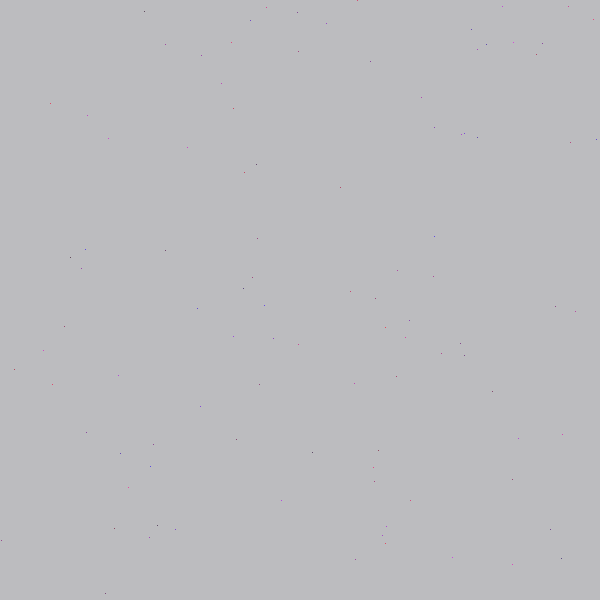
Frame 1 (no input)
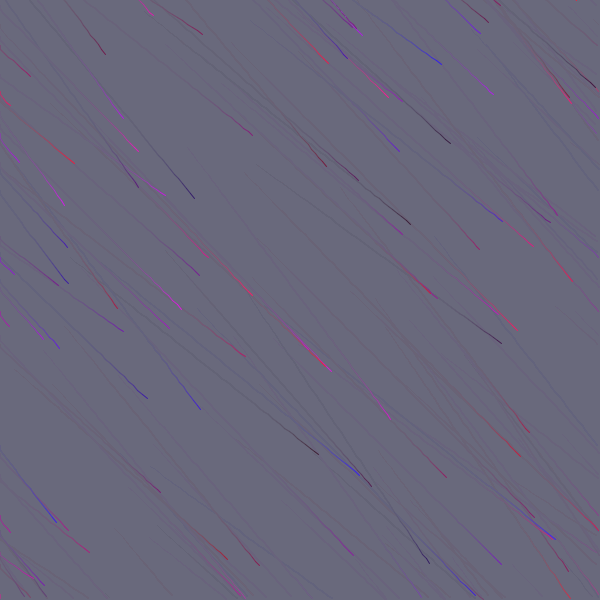
Frame 60 (the mouse pressed at the canvas centre just before this capture)
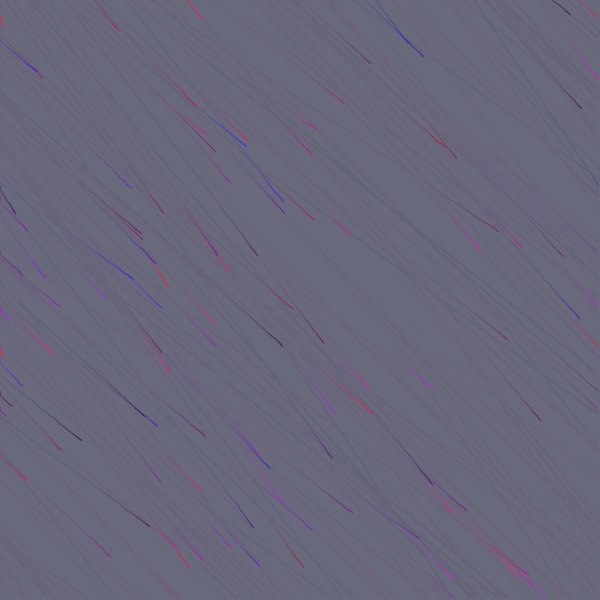
Frame 120 (the mouse held since frame 60 and released just before this capture)

The Processing sketch that drew these frames (run headless with seeded random() and noise(); from frame 60 on, the mouse is pressed at the canvas centre):

// Processing sketch: purple_rain
// ── purple_rain.pde
ArrayList<RainDrop> drops;
PurpleGenerator purple;
int numDrops;

void setup(){
  size(600,600);

  numDrops = 100;
  drops = new ArrayList<RainDrop>();
  purple = new PurpleGenerator();
  addRain();
}

void draw(){
  noStroke();
  fill(color(100, 100, 120, 40));
  rect(0, 0, width, height);
  
  RainDrop tmpDrop;
  for (int i = 0; i<drops.size(); i++){
    tmpDrop = drops.get(i);
    tmpDrop.draw();
    tmpDrop.tick();
  }
}

void addRain(){
   for (int i = 0; i<numDrops; i++){
      drops.add(new RainDrop(purple.generatePurple()));
   }
}

void mouseDragged(){
  RainDrop newDrop = new RainDrop(purple.generatePurple());
  newDrop.setLocation(mouseX, mouseY);
  drops.add(newDrop);
}

void keyPressed(){
  if (key == 'c'){
    drops = new ArrayList<RainDrop>();
  }
}

class RainDrop {
  PVector pos;
  PVector prev;
  PVector speed;
  color myPurple;
  
  RainDrop(color purple){
    pos = new PVector(random(width), random(height));
    prev = new PVector(pos.x, pos.y);
    speed = new PVector(3 + random(2), 3 + random(2));
    myPurple = purple;
  }
  
  void setLocation(int x, int y){
    pos.x = x;
    pos.y = y;
    prev.x = x;
    prev.y = y;
  }
  
  void tick(){
    prev.x = pos.x;
    prev.y = pos.y;
    pos.add(speed);
    
    if (pos.x > width) { 
      pos.x = 0;
      prev.x = 0;
    }
    if (pos.y > height) {
      pos.y = 0 - random(50);
      prev.y = pos.y;
    }
  }
  
  void draw(){
    stroke(myPurple);
    //rect(pos.x, pos.y, 10, 10);
    line(prev.x, prev.y, pos.x, pos.y);
  }
}

class PurpleGenerator {
  color generatePurple(){
    return color(50 + random(200), 30, 50 + random(200));
  }
}
